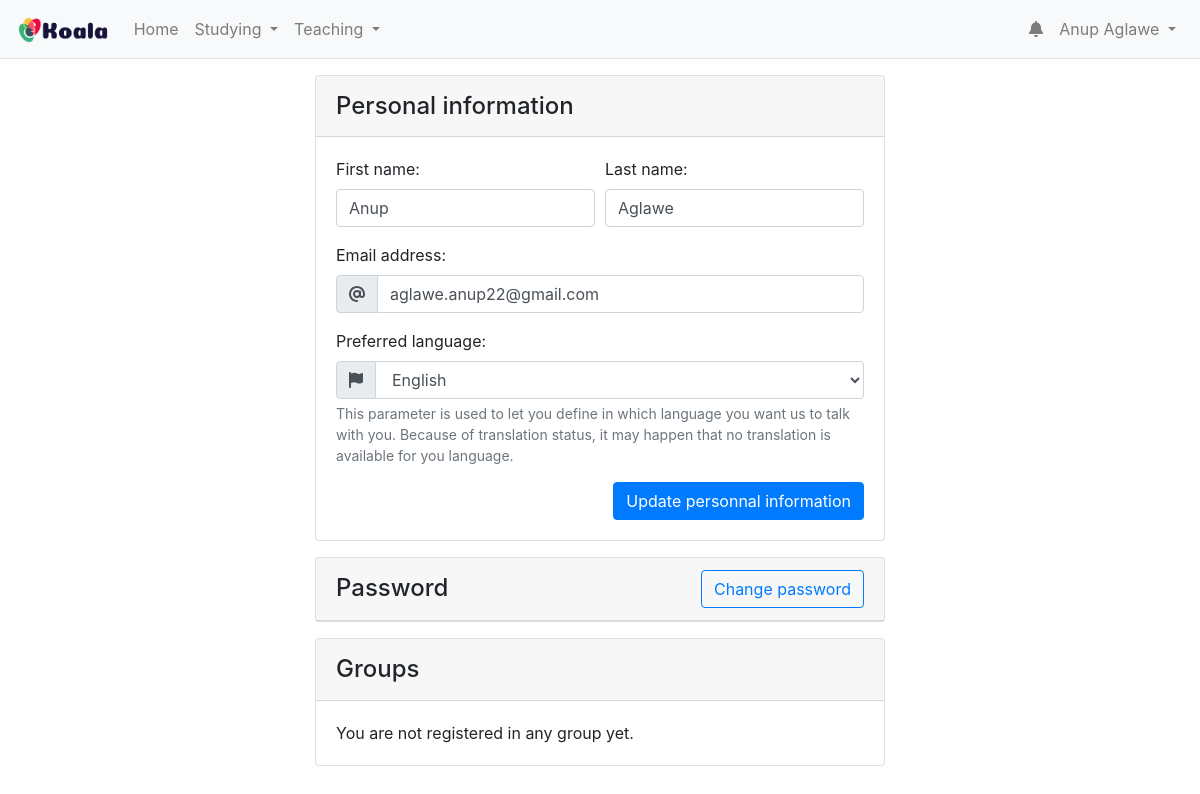
/accounts/details/ (signed in), run on the app's committed database.
### accounts/models.py (models this page shows, shortened)
class Person(AbstractUser):
    preferred_language = models.CharField(
        max_length=20,
        choices=get_translated_languages(),
        verbose_name=_("Preferred language"),
        default='en',
        help_text=_("This parameter is used to let you define in which language you want us to talk with you. Because "
                    "of translation status, it may happen that no translation is available for you language.")
    )
    email = models.EmailField(_('email address'), blank=False)
    class Meta:
        verbose_name = _('User')
        db_table = 'users'
        ordering = ('username',)
    @property
    def unread_notifications(self):
        return self.notifications.filter(is_read=False)
    @property
    def display_name(self):
        if self.first_name and self.last_name:
            return "{} {}".format(self.first_name, self.last_name)
        return self.username

### accounts/views.py (the view, shortened to what this page needs)
# urls.py: path('details/', views.AccountsDetailsView.as_view(), name='details'),
class AccountsDetailsView(LoginRequiredMixin, UpdateView):
    template_name = "accounts/details.html"
    form_class = UserChangeForm
    success_url = reverse_lazy("accounts:details")
    def get_object(self, queryset=None):
        return self.request.user
    def get_context_data(self, **kwargs):
        context = super().get_context_data(**kwargs)
        context["title"] = _("My account − %(username)s") % {'username': self.request.user.display_name}
        return context

### accounts/forms.py
class UserChangeForm(CustomClassesOnFormMixin, auth_forms.UserChangeForm):
    class Meta:
        model = Person
        fields = ('first_name', 'last_name', 'email', 'preferred_language')

### lms/context_processors.py (called while the page is built)
def running_in_demo(request):
    try:
        from django.conf import settings
        if settings.DEMO and request.user.username == settings.DEMONSTRATION_LOGIN:
            return {'running_in_demo': settings.DEMO}
    except (ImportError, AttributeError):
        pass
    return {'running_in_demo': False}

def applications_version(request):
    versions = {}
    import importlib
    for module in ['lms', 'learning', 'accounts']:
        try:
            module = importlib.import_module(module)
            versions.update(
                {'{}_version'.format(module.__name__): module.__version__}
            )
        except ImportError:
            pass
    return versions

### accounts/templates/accounts/details.html (shortened to what this page needs)
{% extends 'accounts/base.html' %}
{% load i18n %}
{% block accounts_content %}
  <div class="card">
    <div class="card-header">
      <h4 class="card-title mb-1 mt-1">{% trans "Personal information" %}</h4>
    </div>
    <div class="card-body">
      <form method="post">
        <div class="form-row">
          <div class="col-md-6">
            {% include "accounts/_includes/basic_block.html" with field=form.first_name %}
          </div>
          <div class="col-md-6">
            {% include "accounts/_includes/basic_block.html" with field=form.last_name %}
          </div>
        </div>
        {% include "accounts/_includes/basic_block.html" with field=form.email icon="fa-at" %}
        {% include "accounts/_includes/basic_block.html" with field=form.preferred_language icon="fa-flag" %}
        <button type="submit" class="btn btn-primary float-right">
          {% trans "Update personnal information" %}
        </button>
      </form>
    </div>
  </div>
  <div class="card mt-3">
    <div class="card-header">
      <a href="{% url 'accounts:password_change' %}" class="float-right btn btn-outline-primary">
        {% trans "Change password" %}
      </a>
      <h4 class="card-title mb-1 mt-1">{% trans "Password" %}</h4>
    </div>
  </div>
  <div class="card mt-3">
    <div class="card-header">
      <h4 class="card-title mb-1 mt-1">{% trans "Groups" %}</h4>
    </div>
    <div class="card-body">
      {% if user.groups.count > 0 %}
        {% blocktrans with groups=user.groups.all|join:', ' count nb=user.groups.count %}
          You are registered in the group: <i>{{ groups }}</i>.
        {% plural %}
          You are registered in the groups: <i>{{ groups }}</i>.
        {% endblocktrans %}
      {% else %}
        {% trans "You are not registered in any group yet." %}
      {% endif %}
    </div>
  </div>
{% endblock %}

### templates/accounts/base.html (shortened to what this page needs)
{% extends 'base.html' %}
{% load static %}
{% block extrastyle %}{{ block.super }}
  <link rel="stylesheet" href="{% static 'accounts/style.css' %}"/>
{% endblock %}
{% block content %}
  <div class="container-fluid">
    <div class="row mt-3 mb-3">
      <div class="col-12 col-sm-12 offset-md-1 col-md-10 offset-lg-2 col-lg-8 offset-xl-3 col-xl-6">
        {% block accounts_content %}{% endblock %}
      </div>
    </div>
  </div>
{% endblock %}

### templates/base.html (shortened to what this page needs)
{% load i18n static %}
{% get_current_language as LANGUAGE_CODE %}
<!DOCTYPE html>
<html lang="{{ LANGUAGE_CODE }}">
<head>
  {% block extrastyle %}
    <link rel="stylesheet" href="{% static 'bootstrap/css/bootstrap.min.css' %}">
    <link rel="stylesheet" href="{% static 'lms/css/lms.css' %}">
  {% endblock %}
</head>
<body>
<header>
  <nav class="navbar navbar-expand-lg navbar-expand-md navbar-expand-sm navbar-expand navbar-light bg-light border-bottom">
    <a class="navbar-brand" href="{% url 'home' %}"><img height="30" src="{% static 'lms/img/banner-tiny.png' %}"></a>
    <ul class="navbar-nav">
      {% include 'learning/dropdown.html' %}
    </ul>
    <ul class="navbar-nav ml-auto mt-lg-0">
      <li class="nav-item ml-auto">
        {% include 'accounts/dropdown.html' %}
      </li>
    </ul>
  </nav>
</header>
{% block content %} {% endblock %}
</body>
</html>

### learning/templates/learning/dropdown.html (shortened to what this page needs)
{% load i18n %}
<div class="d-none d-lg-flex">
  {% if user.is_authenticated %}
    <a class="nav-link" href="{% url 'learning:index' %}">{% trans "Home" %}</a>
    <li class="nav-item dropdown">
      <a class="nav-link dropdown-toggle" href="#" id="navbar-dropdown-studying" data-toggle="dropdown"
         aria-haspopup="true" aria-expanded="false">
        {% trans "Studying" %}
      </a>
    </li>
    <li class="nav-item dropdown">
      <a class="nav-link dropdown-toggle" href="#" id="navbar-dropdown-teaching" data-toggle="dropdown"
         aria-haspopup="true" aria-expanded="false">
        {% trans "Teaching" %}
      </a>
    </li>
  {% else %}
    <a class="nav-link" href="{% url "learning:index" %}">{% trans "Learning" %}</a>
  {% endif %}
</div>

### learning/templates/learning/_includes/dropdown/dropdown_studying.html (shortened to what this page needs)
{% load i18n %}

### learning/templates/learning/_includes/dropdown/dropdown_teaching.html (shortened to what this page needs)
{% load i18n %}

### accounts/templates/accounts/dropdown.html (shortened to what this page needs)
{% load i18n static %}
{% if user.is_authenticated %}
  <li class="nav-item dropdown">
    <a class="nav-link" href="#" id="notifications_dropdown_link" data-toggle="dropdown"
       aria-haspopup="true" aria-expanded="false">
      <i class="fa fa-bell"></i>
    </a>
  </li>
{% endif %}
<li class="nav-item dropdown">
  <a class="nav-link dropdown-toggle" href="#" id="accounts_dropdown" data-toggle="dropdown"
     aria-haspopup="true" aria-expanded="false">
    {% if user.is_authenticated %}
      {{ user.display_name }}
    {% else %}
      {% trans "Log in" %}
    {% endif %}
  </a>
</li>

### accounts/templates/accounts/_includes/basic_block.html (shortened to what this page needs)
<div class="form-group">
  {{ field.label_tag }}
  <div class="input-group">
    {% if icon %}
      <div class="input-group-prepend">
        <span class="input-group-text"><i class="fas {{ icon }}"></i></span>
      </div>
    {% endif %}
    {{ field }}
  </div>
  {% if field.help_text %}
    <small id="{{ field.name }}_help_block" class="form-text text-muted">
      {{ field.help_text }}
    </small>
  {% endif %}
</div>

### data on the page
Person: display_name "Anup Aglawe", first_name "Anup", last_name "Aglawe", email "aglawe.anup22@gmail.com", preferred_language "English"

### other printed values
{{ field.label_tag }} "First name: Last name: Email address: Preferred language:"
{{ field.help_text }} "This parameter is used to let you define in which language you want us to talk with you. Because of translation status, it may happen that no translation is available for you language."
